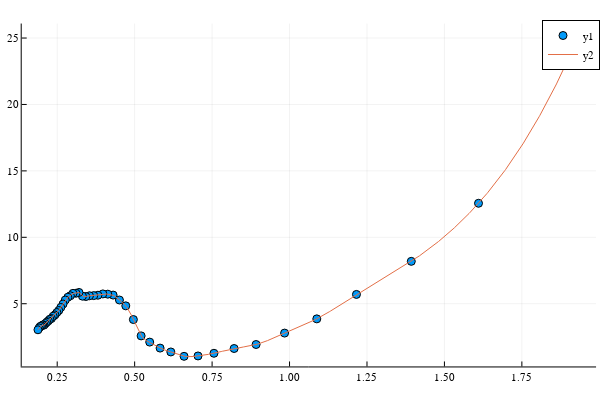

The code cell stored with this chart in its notebook:
### Code cell
# scatter(lambda, imag(eps), xaxis=:log)
scatter(lambda, imag(eps))
plot!(l, imag(e))

### Figure 1 — Plotly figure (JSON) as saved in the notebook; plotly's stock layout.template omitted (floating-point values rounded to 4 significant figures; data arrays with more than 128 entries replaced by an {"elided": "..."} marker saying what was removed)
{"data": [{"xaxis": "x", "colorbar": {"title": ""}, "yaxis": "y", "x": [1.937, 1.61, 1.393, 1.216, 1.088, 0.984, 0.892, 0.8211, 0.756, 0.7045, 0.6595, 0.6168, 0.5821, 0.5486, 0.5209, 0.4959, 0.4714, 0.4509, 0.4305, 0.4133, 0.3974, 0.3815, 0.3679, 0.3542, 0.3425, 0.3315, 0.3204, 0.3107, 0.3009, 0.2924, 0.2844, 0.2761, 0.2689, 0.2616, 0.2551, 0.249, 0.2426, 0.2371, 0.2313, 0.2262, 0.2214, 0.2164, 0.2119, 0.2073, 0.2033, 0.1993, 0.1953, 0.1916, 0.1879], "showlegend": true, "mode": "markers", "name": "y1", "zmin": null, "legendgroup": "y1", "marker": {"symbol": "circle", "color": "rgba(0, 154, 250, 1.000)", "line": {"color": "rgba(0, 0, 0, 1.000)", "width": 1}, "size": 8}, "zmax": null, "y": [25.36, 12.56, 8.19, 5.7, 3.86, 2.79, 1.93, 1.63, 1.27, 1.07, 1.04, 1.37, 1.66, 2.11, 2.58, 3.81, 4.84, 5.28, 5.65, 5.72, 5.74, 5.64, 5.61, 5.6, 5.54, 5.57, 5.85, 5.79, 5.78, 5.6, 5.49, 5.28, 4.98, 4.72, 4.49, 4.34, 4.16, 4.06, 3.89, 3.83, 3.71, 3.61, 3.51, 3.39, 3.4, 3.33, 3.29, 3.18, 3.04], "type": "scatter"}, {"xaxis": "x", "colorbar": {"title": ""}, "yaxis": "y", "x": {"elided": "1000 float values"}, "showlegend": true, "mode": "lines", "name": "y2", "zmin": null, "legendgroup": "y2", "zmax": null, "line": {"color": "rgba(227, 111, 71, 1.000)", "shape": "linear", "dash": "solid", "width": 1}, "y": {"elided": "1000 float values"}, "type": "scatter"}], "layout": {"showlegend": true, "xaxis": {"showticklabels": true, "gridwidth": 0.5, "tickvals": [0.25, 0.5, 0.75, 1, 1.25, 1.5, 1.75], "range": [0.1354, 1.989], "domain": [0.03619, 0.9934], "mirror": false, "tickangle": 0, "showline": true, "ticktext": ["0.25", "0.50", "0.75", "1.00", "1.25", "1.50", "1.75"], "zeroline": false, "tickfont": {"color": "rgba(0, 0, 0, 1.000)", "family": "sans-serif", "size": 11}, "zerolinecolor": "rgba(0, 0, 0, 1.000)", "anchor": "y", "visible": true, "ticks": "inside", "tickmode": "array", "linecolor": "rgba(0, 0, 0, 1.000)", "showgrid": true, "title": "", "gridcolor": "rgba(0, 0, 0, 0.100)", "titlefont": {"color": "rgba(0, 0, 0, 1.000)", "family": "sans-serif", "size": 15}, "tickcolor": "rgb(0, 0, 0)", "type": "-"}, "paper_bgcolor": "rgba(255, 255, 255, 1.000)", "annotations": [], "height": 400, "margin": {"l": 0, "b": 20, "r": 0, "t": 20}, "plot_bgcolor": "rgba(255, 255, 255, 1.000)", "yaxis": {"showticklabels": true, "gridwidth": 0.5, "tickvals": [5, 10, 15, 20, 25], "range": [0.2786, 26.09], "domain": [0.03762, 0.9902], "mirror": false, "tickangle": 0, "showline": true, "ticktext": ["5", "10", "15", "20", "25"], "zeroline": false, "tickfont": {"color": "rgba(0, 0, 0, 1.000)", "family": "sans-serif", "size": 11}, "zerolinecolor": "rgba(0, 0, 0, 1.000)", "anchor": "x", "visible": true, "ticks": "inside", "tickmode": "array", "linecolor": "rgba(0, 0, 0, 1.000)", "showgrid": true, "title": "", "gridcolor": "rgba(0, 0, 0, 0.100)", "titlefont": {"color": "rgba(0, 0, 0, 1.000)", "family": "sans-serif", "size": 15}, "tickcolor": "rgb(0, 0, 0)", "type": "-"}, "legend": {"yanchor": "auto", "xanchor": "auto", "bordercolor": "rgba(0, 0, 0, 1.000)", "bgcolor": "rgba(255, 255, 255, 1.000)", "borderwidth": 1, "tracegroupgap": 0, "y": 1, "font": {"color": "rgba(0, 0, 0, 1.000)", "family": "sans-serif", "size": 11}, "title": {"font": {"color": "rgba(0, 0, 0, 1.000)", "family": "sans-serif", "size": 15}, "text": ""}, "traceorder": "normal", "x": 1}, "width": 600}}
